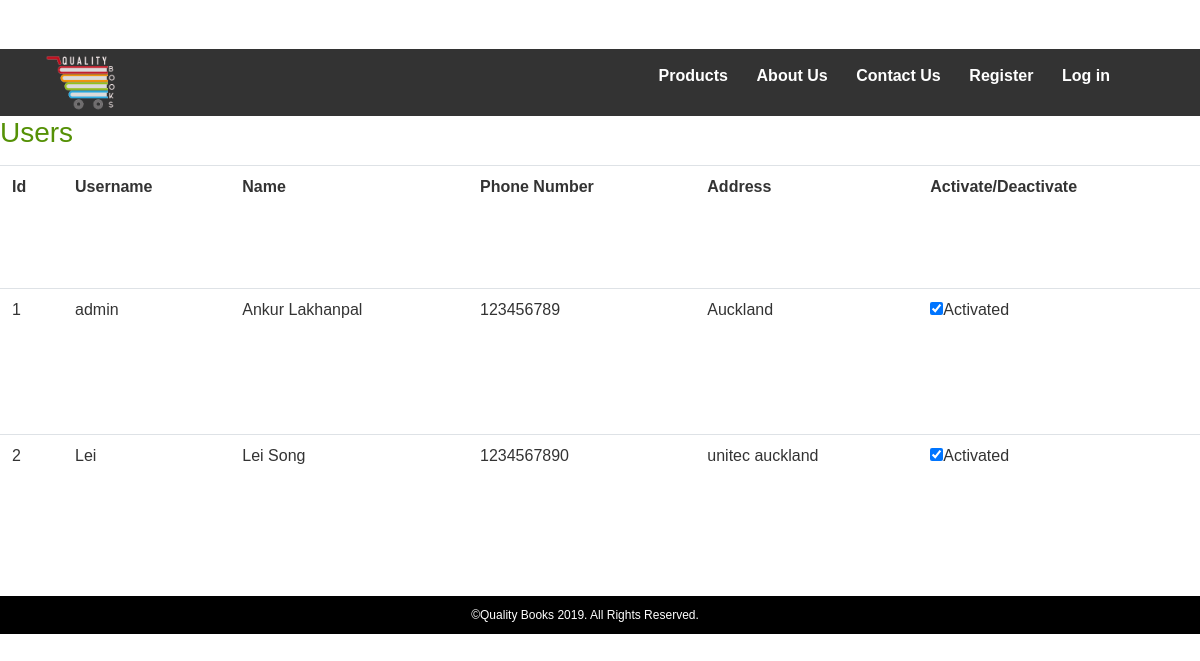
Screenshot of /user.php with the database file from the repository.
### tables this page shows
CREATE TABLE `users` (
  `id` int(11) NOT NULL,
  `username` text NOT NULL,
  `password` text NOT NULL,
  `name` text NOT NULL,
  `isAdmin` int(1) NOT NULL,
  `mobileno` int(10) NOT NULL,
  `address` text NOT NULL,
  `status` int(1) NOT NULL
);

### class/DB.class.php (called while the page is built, shortened)
<?php
class DB{
	var $servername = "localhost";
	var $username = "root";
	var $password = "";
	var $db = "QualityBooks";
	function __construct(){
		$this->conn = new mysqli($this->servername, $this->username, $this->password, $this->db);
	}
}
?>

### class/User.class.php (called while the page is built, shortened)
<?php
require_once( 'DB.class.php' );
class User{
	var $db;
	public function __construct()
	{
		$this->db = new DB();
	}
	public function allUser(){
		$users = array();
		$aSQL="SELECT * FROM users";
		$query = mysqli_query($this->db->conn, $aSQL);
		while ($row = mysqli_fetch_array($query)){
			$induser = array($row["id"], $row["username"], $row["password"], $row["name"], $row["isAdmin"], $row["mobileno"],$row["address"],$row["status"]);
			array_push($users, $induser);
		}
		return $users;
	}
}
?>

### user.php (the view, shortened to what this page needs)
<?php
require_once 'class/User.class.php';
$user = new User();
$users = $user->allUser();
?>
<?php include ("header.php");?>
<h3>Users</h3>
<table class="table">
<tr>
<th>Id</th>
<th>Username</th>
<th>Name</th>
<th>Phone Number</th>
<th>Address</th>
<th>Activate/Deactivate</th>
</tr>
<?php
foreach ($users as $induser){
	?>
	<tr>
	<td><?php echo $induser[0];?></td>
	<td><?php echo $induser[1];?></td>
	<td><?php echo $induser[3];?></td>
	<td><?php echo $induser[5];?></td>
	<td><?php echo $induser[6];?></td>
	<td><input type='checkbox' id='chkCart<?php echo $induser[0]; ?>' userid='<?php echo $induser[0]; ?>'  <?php echo ($induser[7]==1 ? 'checked' : '');?>/><label for='chkCart<?php echo $induser[0] ?>'><?php echo ($induser[7]==1 ? 'Activated' : 'Deactivated' );?></label></td>
	</tr>
	<?php
}
?>
</table>
<?php include ("footer.php");?>

### css/style.css (style rules this page uses)
h1, h2, h3, h4, h5, h6 { margin: 0 0 15px; font-weight: normal; color: #559106; }
input, select, textarea { max-width: 280px }
.table { min-height: 415px; }

### rows the page displays
users: id "1", username "admin", name "Ankur Lakhanpal", mobileno "123456789", address "Auckland", status "☑", shows "Activated"
users: id "2", username "Lei", name "Lei Song", mobileno "1234567890", address "unitec auckland", status "☑", shows "Activated"
